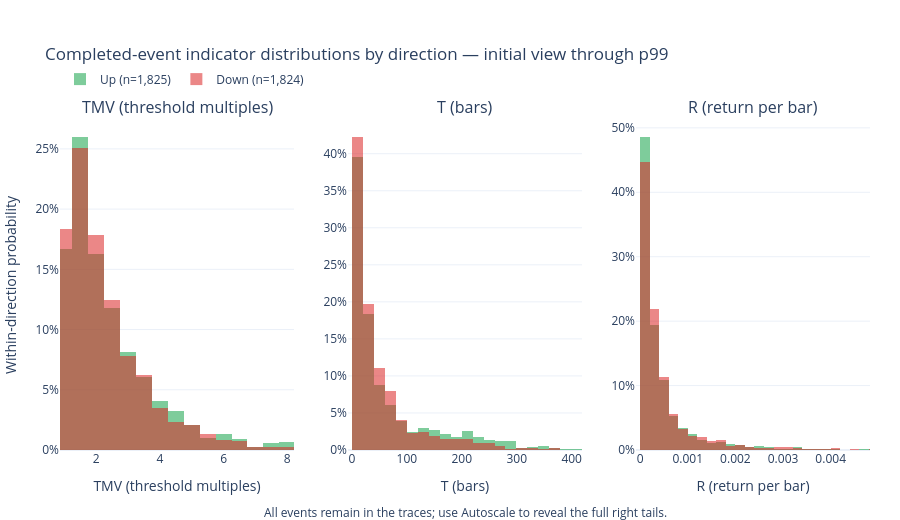

Notebook source saved alongside this figure:
### Markdown cell above
### Direction-conditioned distributions

Each histogram is normalized within direction, so up and down shapes remain comparable even if their event counts differ. The initial x-axis view ends at the full-sample 99th percentile; Plotly's **Autoscale** button reveals all tail observations.

### Code cell
distribution_fig = plot_dc_indicator_distributions(events)
distribution_fig.show()

### Figure 1 — Plotly figure (JSON) as saved in the notebook; plotly's stock layout.template omitted (floating-point values rounded to 4 significant figures; data arrays with more than 128 entries replaced by an {"elided": "..."} marker saying what was removed)
{"data": [{"bingroup": "tmv", "histnorm": "probability", "hovertemplate": "value=%{x:.6g}<br>within-direction share=%{y:.2%}<extra></extra>", "legendgroup": "up", "marker": {"color": "#16a34a"}, "name": "Up (n=1,825)", "nbinsx": 60, "opacity": 0.55, "showlegend": true, "x": {"elided": "1825 float values"}, "type": "histogram", "xaxis": "x", "yaxis": "y"}, {"bingroup": "tmv", "histnorm": "probability", "hovertemplate": "value=%{x:.6g}<br>within-direction share=%{y:.2%}<extra></extra>", "legendgroup": "down", "marker": {"color": "#dc2626"}, "name": "Down (n=1,824)", "nbinsx": 60, "opacity": 0.55, "showlegend": true, "x": {"elided": "1824 float values"}, "type": "histogram", "xaxis": "x", "yaxis": "y"}, {"bingroup": "t", "histnorm": "probability", "hovertemplate": "value=%{x:.6g}<br>within-direction share=%{y:.2%}<extra></extra>", "legendgroup": "up", "marker": {"color": "#16a34a"}, "name": "Up (n=1,825)", "nbinsx": 60, "opacity": 0.55, "showlegend": false, "x": {"elided": "1825 int values"}, "type": "histogram", "xaxis": "x2", "yaxis": "y2"}, {"bingroup": "t", "histnorm": "probability", "hovertemplate": "value=%{x:.6g}<br>within-direction share=%{y:.2%}<extra></extra>", "legendgroup": "down", "marker": {"color": "#dc2626"}, "name": "Down (n=1,824)", "nbinsx": 60, "opacity": 0.55, "showlegend": false, "x": {"elided": "1824 int values"}, "type": "histogram", "xaxis": "x2", "yaxis": "y2"}, {"bingroup": "r", "histnorm": "probability", "hovertemplate": "value=%{x:.6g}<br>within-direction share=%{y:.2%}<extra></extra>", "legendgroup": "up", "marker": {"color": "#16a34a"}, "name": "Up (n=1,825)", "nbinsx": 60, "opacity": 0.55, "showlegend": false, "x": {"elided": "1825 float values"}, "type": "histogram", "xaxis": "x3", "yaxis": "y3"}, {"bingroup": "r", "histnorm": "probability", "hovertemplate": "value=%{x:.6g}<br>within-direction share=%{y:.2%}<extra></extra>", "legendgroup": "down", "marker": {"color": "#dc2626"}, "name": "Down (n=1,824)", "nbinsx": 60, "opacity": 0.55, "showlegend": false, "x": {"elided": "1824 float values"}, "type": "histogram", "xaxis": "x3", "yaxis": "y3"}], "layout": {"xaxis": {"anchor": "y", "domain": [0.0, 0.2889], "range": [0.859, 8.212], "title": {"text": "TMV (threshold multiples)"}}, "yaxis": {"anchor": "x", "domain": [0.0, 1.0], "title": {"text": "Within-direction probability"}, "tickformat": ".0%"}, "xaxis2": {"anchor": "y2", "domain": [0.3556, 0.6444], "range": [-7.192, 418.8], "title": {"text": "T (bars)"}}, "yaxis2": {"anchor": "x2", "domain": [0.0, 1.0], "tickformat": ".0%"}, "xaxis3": {"anchor": "y3", "domain": [0.7111, 1.0], "range": [-8.59e-05, 0.004825], "title": {"text": "R (return per bar)"}}, "yaxis3": {"anchor": "x3", "domain": [0.0, 1.0], "tickformat": ".0%"}, "annotations": [{"font": {"size": 16}, "showarrow": false, "text": "TMV (threshold multiples)", "x": 0.1444, "xanchor": "center", "xref": "paper", "y": 1.0, "yanchor": "bottom", "yref": "paper"}, {"font": {"size": 16}, "showarrow": false, "text": "T (bars)", "x": 0.5, "xanchor": "center", "xref": "paper", "y": 1.0, "yanchor": "bottom", "yref": "paper"}, {"font": {"size": 16}, "showarrow": false, "text": "R (return per bar)", "x": 0.8556, "xanchor": "center", "xref": "paper", "y": 1.0, "yanchor": "bottom", "yref": "paper"}, {"showarrow": false, "text": "All events remain in the traces; use Autoscale to reveal the full right tails.", "x": 0.5, "xref": "paper", "y": -0.22, "yref": "paper"}], "legend": {"orientation": "h", "yanchor": "bottom", "y": 1.08, "xanchor": "left", "x": 0.0}, "margin": {"l": 60, "r": 30, "t": 120, "b": 70}, "title": {"text": "Completed-event indicator distributions by direction — initial view through p99"}, "barmode": "overlay", "height": 520, "hovermode": "closest"}}
